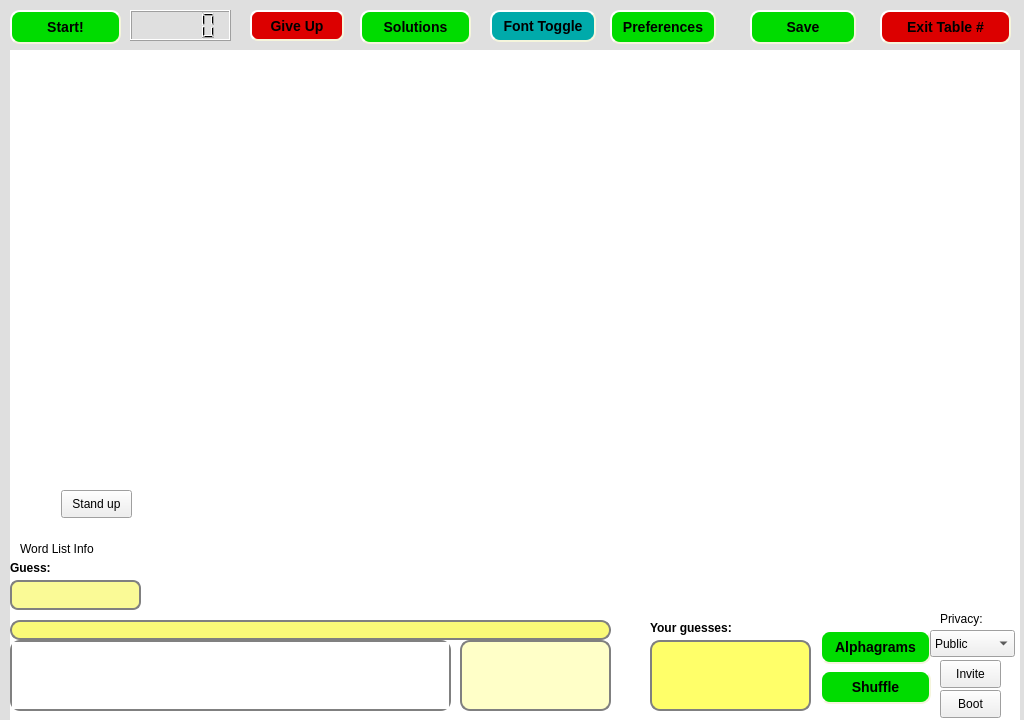
<?xml version="1.0" encoding="UTF-8"?>
<ui version="4.0">
 <class>tableForm</class>
 <widget class="QWidget" name="tableForm">
  <property name="geometry">
   <rect>
    <x>0</x>
    <y>0</y>
    <width>1024</width>
    <height>720</height>
   </rect>
  </property>
  <property name="sizePolicy">
   <sizepolicy hsizetype="Preferred" vsizetype="Preferred">
    <horstretch>0</horstretch>
    <verstretch>0</verstretch>
   </sizepolicy>
  </property>
  <property name="minimumSize">
   <size>
    <width>1024</width>
    <height>720</height>
   </size>
  </property>
  <property name="maximumSize">
   <size>
    <width>2000</width>
    <height>2000</height>
   </size>
  </property>
  <property name="palette">
   <palette>
    <active>
     <colorrole role="Base">
      <brush brushstyle="SolidPattern">
       <color alpha="255">
        <red>255</red>
        <green>255</green>
        <blue>255</blue>
       </color>
      </brush>
     </colorrole>
     <colorrole role="Window">
      <brush brushstyle="SolidPattern">
       <color alpha="255">
        <red>223</red>
        <green>223</green>
        <blue>223</blue>
       </color>
      </brush>
     </colorrole>
    </active>
    <inactive>
     <colorrole role="Base">
      <brush brushstyle="SolidPattern">
       <color alpha="255">
        <red>255</red>
        <green>255</green>
        <blue>255</blue>
       </color>
      </brush>
     </colorrole>
     <colorrole role="Window">
      <brush brushstyle="SolidPattern">
       <color alpha="255">
        <red>223</red>
        <green>223</green>
        <blue>223</blue>
       </color>
      </brush>
     </colorrole>
    </inactive>
    <disabled>
     <colorrole role="Base">
      <brush brushstyle="SolidPattern">
       <color alpha="255">
        <red>223</red>
        <green>223</green>
        <blue>223</blue>
       </color>
      </brush>
     </colorrole>
     <colorrole role="Window">
      <brush brushstyle="SolidPattern">
       <color alpha="255">
        <red>223</red>
        <green>223</green>
        <blue>223</blue>
       </color>
      </brush>
     </colorrole>
    </disabled>
   </palette>
  </property>
  <property name="windowTitle">
   <string/>
  </property>
  <widget class="QGraphicsView" name="graphicsView">
   <property name="enabled">
    <bool>true</bool>
   </property>
   <property name="geometry">
    <rect>
     <x>10</x>
     <y>50</y>
     <width>1010</width>
     <height>670</height>
    </rect>
   </property>
   <property name="cursor" stdset="0">
    <cursorShape>ArrowCursor</cursorShape>
   </property>
   <property name="focusPolicy">
    <enum>Qt::NoFocus</enum>
   </property>
   <property name="frameShape">
    <enum>QFrame::NoFrame</enum>
   </property>
   <property name="frameShadow">
    <enum>QFrame::Plain</enum>
   </property>
   <property name="lineWidth">
    <number>0</number>
   </property>
   <property name="verticalScrollBarPolicy">
    <enum>Qt::ScrollBarAlwaysOff</enum>
   </property>
   <property name="horizontalScrollBarPolicy">
    <enum>Qt::ScrollBarAlwaysOff</enum>
   </property>
   <property name="interactive">
    <bool>true</bool>
   </property>
  </widget>
  <widget class="QPushButton" name="pushButtonAlphagrams">
   <property name="geometry">
    <rect>
     <x>820</x>
     <y>630</y>
     <width>111</width>
     <height>34</height>
    </rect>
   </property>
   <property name="focusPolicy">
    <enum>Qt::NoFocus</enum>
   </property>
   <property name="styleSheet">
    <string> QPushButton {
     background-color: rgb(0, 220, 0);
     border-style: outset;
     border-width: 2px;
     border-radius: 10px;
     border-color: beige;
     font: bold 14px;
     min-width: 5em;
     padding: 6px;
 }
QPushButton:disabled{
	background-color: rgb(0, 100, 0);
	color: rgb(100, 100, 100);
}
 QPushButton:pressed {
     background-color: rgb(0, 150, 0);
     border-style: inset;
 } </string>
   </property>
   <property name="text">
    <string>Alphagrams</string>
   </property>
  </widget>
  <widget class="QPushButton" name="pushButtonShuffle">
   <property name="geometry">
    <rect>
     <x>820</x>
     <y>670</y>
     <width>111</width>
     <height>34</height>
    </rect>
   </property>
   <property name="focusPolicy">
    <enum>Qt::NoFocus</enum>
   </property>
   <property name="styleSheet">
    <string> QPushButton {
     background-color: rgb(0, 220, 0);
     border-style: outset;
     border-width: 2px;
     border-radius: 10px;
     border-color: beige;
     font: bold 14px;
     min-width: 5em;
     padding: 6px;
 }
QPushButton:disabled{
	background-color: rgb(0, 100, 0);
	color: rgb(100, 100, 100);
}
 QPushButton:pressed {
     background-color: rgb(0, 150, 0);
     border-style: inset;
 } </string>
   </property>
   <property name="text">
    <string>Shuffle</string>
   </property>
  </widget>
  <widget class="QPushButton" name="pushButtonGiveUp">
   <property name="geometry">
    <rect>
     <x>250</x>
     <y>10</y>
     <width>94</width>
     <height>31</height>
    </rect>
   </property>
   <property name="focusPolicy">
    <enum>Qt::NoFocus</enum>
   </property>
   <property name="styleSheet">
    <string> QPushButton {
     background-color: rgb(220, 0, 0);
     border-style: outset;
     border-width: 2px;
     border-radius: 8px;
     border-color: beige;
     font: bold 14px;
     min-width: 5em;
     padding: 0px;
 }
QPushButton:disabled{
	background-color: rgb(50, 0, 0);
	color: rgb(100, 100, 100);
}
 QPushButton:pressed {
     background-color: rgb(100, 0, 0);
     border-style: inset;
 } </string>
   </property>
   <property name="text">
    <string>Give Up</string>
   </property>
  </widget>
  <widget class="QPushButton" name="pushButtonExit">
   <property name="geometry">
    <rect>
     <x>880</x>
     <y>10</y>
     <width>131</width>
     <height>34</height>
    </rect>
   </property>
   <property name="focusPolicy">
    <enum>Qt::NoFocus</enum>
   </property>
   <property name="styleSheet">
    <string> QPushButton {
     background-color: rgb(220, 0, 0);
     border-style: outset;
     border-width: 2px;
     border-radius: 10px;
     border-color: beige;
     font: bold 14px;
     min-width: 5em;
     padding: 6px;
 }
QPushButton:disabled{
	background-color: rgb(50, 0, 0);
	color: rgb(100, 100, 100);
}
 QPushButton:pressed {
     background-color: rgb(100, 0, 0);
     border-style: inset;
 } </string>
   </property>
   <property name="text">
    <string>Exit Table #</string>
   </property>
  </widget>
  <widget class="QPushButton" name="pushButtonStart">
   <property name="geometry">
    <rect>
     <x>10</x>
     <y>10</y>
     <width>111</width>
     <height>34</height>
    </rect>
   </property>
   <property name="focusPolicy">
    <enum>Qt::NoFocus</enum>
   </property>
   <property name="styleSheet">
    <string> QPushButton {
     background-color: rgb(0, 220, 0);
     border-style: outset;
     border-width: 2px;
     border-radius: 10px;
     border-color: beige;
     font: bold 14px;
     min-width: 5em;
     padding: 6px;
 }
QPushButton:disabled{
	background-color: rgb(0, 100, 0);
	color: rgb(100, 100, 100);
}
 QPushButton:pressed {
     background-color: rgb(0, 150, 0);
     border-style: inset;
 } </string>
   </property>
   <property name="text">
    <string>Start!</string>
   </property>
  </widget>
  <widget class="QLCDNumber" name="lcdNumberTimer">
   <property name="geometry">
    <rect>
     <x>130</x>
     <y>10</y>
     <width>101</width>
     <height>31</height>
    </rect>
   </property>
   <property name="styleSheet">
    <string> QPushButton {
     background-color: rgb(220, 0, 0);
     border-style: outset;
     border-width: 2px;
     border-radius: 10px;
     border-color: beige;
     font: bold 14px;
     min-width: 5em;
     padding: 6px;
 }
QPushButton:disabled{
	background-color: rgb(50, 0, 0);
	color: rgb(100, 100, 100);
}
 QPushButton:pressed {
     background-color: rgb(100, 0, 0);
     border-style: inset;
 } </string>
   </property>
   <property name="segmentStyle">
    <enum>QLCDNumber::Filled</enum>
   </property>
  </widget>
  <widget class="QLineEdit" name="lineEditSolution">
   <property name="geometry">
    <rect>
     <x>10</x>
     <y>580</y>
     <width>131</width>
     <height>30</height>
    </rect>
   </property>
   <property name="styleSheet">
    <string> QLineEdit {
     border: 2px solid gray;
     border-radius: 8px;
     padding: 3px;
     background: rgb(250, 250, 150);
     selection-background-color: darkgray;
	font: 14px;
 } 
</string>
   </property>
   <property name="maxLength">
    <number>15</number>
   </property>
  </widget>
  <widget class="QLabel" name="labelGuess">
   <property name="geometry">
    <rect>
     <x>10</x>
     <y>560</y>
     <width>61</width>
     <height>16</height>
    </rect>
   </property>
   <property name="text">
    <string>&lt;B&gt;Guess:&lt;/B&gt;</string>
   </property>
  </widget>
  <widget class="QLineEdit" name="lineEditChat">
   <property name="geometry">
    <rect>
     <x>10</x>
     <y>620</y>
     <width>601</width>
     <height>20</height>
    </rect>
   </property>
   <property name="styleSheet">
    <string> QLineEdit {
     border: 2px solid gray;
     border-radius: 10px;
     padding: 0 8px;
     background: rgb(250, 250, 120);
     selection-background-color: darkgray;
 } 
</string>
   </property>
   <property name="maxLength">
    <number>500</number>
   </property>
  </widget>
  <widget class="QTextEdit" name="textEditChat">
   <property name="geometry">
    <rect>
     <x>10</x>
     <y>640</y>
     <width>441</width>
     <height>71</height>
    </rect>
   </property>
   <property name="focusPolicy">
    <enum>Qt::ClickFocus</enum>
   </property>
   <property name="styleSheet">
    <string> QTextEdit, QListView {
     border: 2px solid gray;
     border-radius: 10px;
 } </string>
   </property>
   <property name="readOnly">
    <bool>true</bool>
   </property>
  </widget>
  <widget class="playerListWidget" name="listWidgetPeopleInRoom">
   <property name="geometry">
    <rect>
     <x>460</x>
     <y>640</y>
     <width>151</width>
     <height>71</height>
    </rect>
   </property>
   <property name="focusPolicy">
    <enum>Qt::NoFocus</enum>
   </property>
   <property name="styleSheet">
    <string>QListWidget {
     border: 2px solid gray;
     border-radius: 10px;
	background-color: rgb(255, 255, 200);
}</string>
   </property>
  </widget>
  <widget class="QTextEdit" name="textEditGuesses">
   <property name="geometry">
    <rect>
     <x>650</x>
     <y>640</y>
     <width>161</width>
     <height>71</height>
    </rect>
   </property>
   <property name="focusPolicy">
    <enum>Qt::NoFocus</enum>
   </property>
   <property name="acceptDrops">
    <bool>false</bool>
   </property>
   <property name="styleSheet">
    <string> QTextEdit, QListView {
     border: 2px solid gray;
     border-radius: 10px;
     background-color: rgb(255, 255, 105)
 } </string>
   </property>
  </widget>
  <widget class="QLabel" name="labelYourGuesses">
   <property name="geometry">
    <rect>
     <x>650</x>
     <y>620</y>
     <width>101</width>
     <height>16</height>
    </rect>
   </property>
   <property name="text">
    <string>&lt;B&gt;Your guesses:&lt;/B&gt;</string>
   </property>
  </widget>
  <widget class="QPushButton" name="pushButtonSolutions">
   <property name="geometry">
    <rect>
     <x>360</x>
     <y>10</y>
     <width>111</width>
     <height>34</height>
    </rect>
   </property>
   <property name="focusPolicy">
    <enum>Qt::NoFocus</enum>
   </property>
   <property name="styleSheet">
    <string notr="true"> QPushButton {
     background-color: rgb(0, 220, 0);
     border-style: outset;
     border-width: 2px;
     border-radius: 10px;
     border-color: beige;
     font: bold 14px;
     min-width: 5em;
     padding: 6px;
 }
QPushButton:disabled{
	background-color: rgb(0, 100, 0);
	color: rgb(100, 100, 100);
}
 QPushButton:pressed {
     background-color: rgb(0, 150, 0);
     border-style: inset;
 } </string>
   </property>
   <property name="text">
    <string>Solutions</string>
   </property>
  </widget>
  <widget class="QLabel" name="labelWordListInfo">
   <property name="geometry">
    <rect>
     <x>20</x>
     <y>540</y>
     <width>121</width>
     <height>18</height>
    </rect>
   </property>
   <property name="text">
    <string>Word List Info</string>
   </property>
  </widget>
  <widget class="QPushButton" name="pushButtonPreferences">
   <property name="geometry">
    <rect>
     <x>610</x>
     <y>10</y>
     <width>106</width>
     <height>34</height>
    </rect>
   </property>
   <property name="focusPolicy">
    <enum>Qt::NoFocus</enum>
   </property>
   <property name="styleSheet">
    <string> QPushButton {
     background-color: rgb(0, 220, 0);
     border-style: outset;
     border-width: 2px;
     border-radius: 10px;
     border-color: beige;
     font: bold 14px;
     min-width: 5em;
     padding: 6px;
 }
QPushButton:disabled{
	background-color: rgb(0, 100, 0);
	color: rgb(100, 100, 100);
}
 QPushButton:pressed {
     background-color: rgb(0, 150, 0);
     border-style: inset;
 } </string>
   </property>
   <property name="text">
    <string>Preferences</string>
   </property>
  </widget>
  <widget class="QPushButton" name="pushButtonFontToggle">
   <property name="geometry">
    <rect>
     <x>490</x>
     <y>10</y>
     <width>106</width>
     <height>32</height>
    </rect>
   </property>
   <property name="focusPolicy">
    <enum>Qt::NoFocus</enum>
   </property>
   <property name="styleSheet">
    <string notr="true"> QPushButton {
     background-color: rgb(0, 170, 170);
     border-style: outset;
     border-width: 2px;
     border-radius: 10px;
     border-color: beige;
     font: bold 14px;
     min-width: 5em;
     padding: 6px;
 }
QPushButton:disabled{
	background-color: rgb(0, 100, 100);
	color: rgb(100, 100, 100);
}
 QPushButton:pressed {
     background-color: rgb(0, 150, 150);
     border-style: inset;
 } </string>
   </property>
   <property name="text">
    <string>Font Toggle</string>
   </property>
  </widget>
  <widget class="QPushButton" name="pushButtonSave">
   <property name="geometry">
    <rect>
     <x>750</x>
     <y>10</y>
     <width>106</width>
     <height>34</height>
    </rect>
   </property>
   <property name="focusPolicy">
    <enum>Qt::NoFocus</enum>
   </property>
   <property name="styleSheet">
    <string> QPushButton {
     background-color: rgb(0, 220, 0);
     border-style: outset;
     border-width: 2px;
     border-radius: 10px;
     border-color: beige;
     font: bold 14px;
     min-width: 5em;
     padding: 6px;
 }
QPushButton:disabled{
	background-color: rgb(0, 100, 0);
	color: rgb(100, 100, 100);
}
 QPushButton:pressed {
     background-color: rgb(0, 150, 0);
     border-style: inset;
 } </string>
   </property>
   <property name="text">
    <string>Save</string>
   </property>
  </widget>
  <widget class="QComboBox" name="comboBoxTablePrivacy">
   <property name="geometry">
    <rect>
     <x>930</x>
     <y>630</y>
     <width>85</width>
     <height>27</height>
    </rect>
   </property>
   <property name="focusPolicy">
    <enum>Qt::NoFocus</enum>
   </property>
   <item>
    <property name="text">
     <string>Public</string>
    </property>
   </item>
   <item>
    <property name="text">
     <string>Private</string>
    </property>
   </item>
  </widget>
  <widget class="QLabel" name="label">
   <property name="geometry">
    <rect>
     <x>940</x>
     <y>610</y>
     <width>62</width>
     <height>18</height>
    </rect>
   </property>
   <property name="text">
    <string>Privacy:</string>
   </property>
  </widget>
  <widget class="QPushButton" name="pushButtonInvite">
   <property name="geometry">
    <rect>
     <x>940</x>
     <y>660</y>
     <width>61</width>
     <height>28</height>
    </rect>
   </property>
   <property name="focusPolicy">
    <enum>Qt::NoFocus</enum>
   </property>
   <property name="text">
    <string>Invite</string>
   </property>
  </widget>
  <widget class="QPushButton" name="pushButtonStand">
   <property name="geometry">
    <rect>
     <x>61</x>
     <y>490</y>
     <width>71</width>
     <height>28</height>
    </rect>
   </property>
   <property name="focusPolicy">
    <enum>Qt::NoFocus</enum>
   </property>
   <property name="text">
    <string>Stand up</string>
   </property>
  </widget>
  <widget class="QPushButton" name="pushButtonBoot">
   <property name="geometry">
    <rect>
     <x>940</x>
     <y>690</y>
     <width>61</width>
     <height>28</height>
    </rect>
   </property>
   <property name="focusPolicy">
    <enum>Qt::NoFocus</enum>
   </property>
   <property name="text">
    <string>Boot</string>
   </property>
  </widget>
 </widget>
 <customwidgets>
  <customwidget>
   <class>playerListWidget</class>
   <extends>QListWidget</extends>
   <header>playerlistwidget.h</header>
  </customwidget>
 </customwidgets>
 <tabstops>
  <tabstop>lineEditChat</tabstop>
  <tabstop>lineEditSolution</tabstop>
 </tabstops>
 <resources/>
 <connections/>
</ui>
